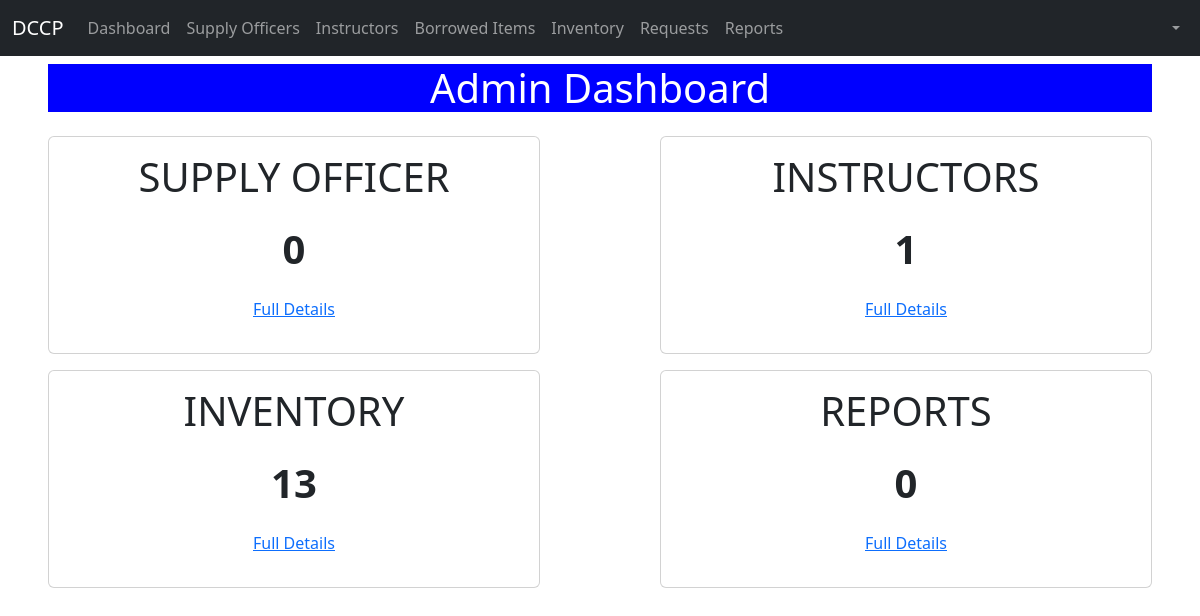
The app's page /admin-dashboard.php (signed in), older data.
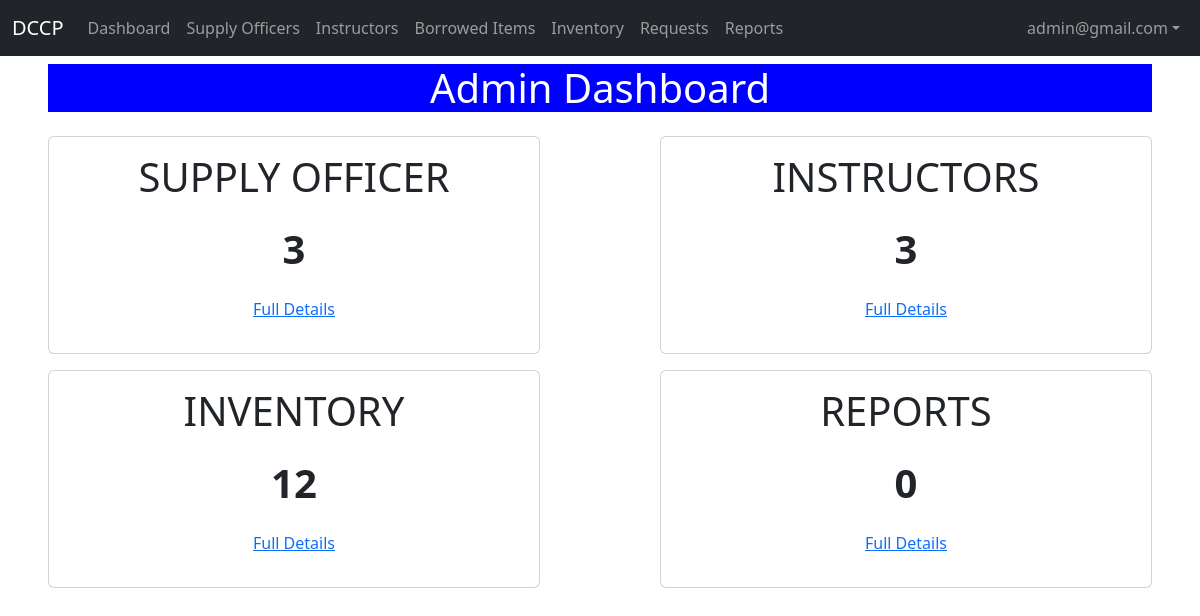
The same page, newer data.
### tables this page shows
CREATE TABLE `account` (
  `UID` int(11) NOT NULL,
  `username` text NOT NULL,
  `password` text NOT NULL,
  `email` text NOT NULL,
  `user_type` text NOT NULL
);

### admin-dashboard.php (the view, shortened to what this page needs)
<?php
	include_once("config.php");
    $name = $_SESSION['username'];
    $email_query = mysqli_query($mysqli, "SELECT * FROM account WHERE username = '$name'");
    if($email_query) {
        $row = mysqli_fetch_array($email_query);
        $email = $row['email'];
    } else {
        $email = "Email not found";
    }
?>
<!DOCTYPE html>
<html>
<head>
</head>
<body>
	<link href="https://cdn.jsdelivr.net/npm/bootstrap@5.3.2/dist/css/bootstrap.min.css" rel="stylesheet">
	<nav class="navbar navbar-expand-sm bg-dark navbar-dark">
		<div class="container-fluid">
			<a class="navbar-brand" href="#">DCCP</a>
			<div class="collapse navbar-collapse" id="collapsibleNavbar">
				<ul class="navbar-nav">
					<li class="nav-item">
						<a class="nav-link" href="admin-dashboard.php">Dashboard</a>
					</li>
					<li class="nav-item">
						<a class="nav-link" href="supply_officer.php">Supply Officers</a>
					</li>
					<li class="nav-item">
						<a class="nav-link" href="instructor.php">Instructors</a>
					</li>
					<li class="nav-item">
						<a class="nav-link" href="borrowed_items.php">Borrowed Items</a>
					</li>
					<li class="nav-item">
						<a class="nav-link" href="index.php">Inventory</a>
					</li>
					<li class="nav-item">
						<a class="nav-link" href="request.php">Requests</a>
					</li>
					<li class="nav-item">
						<a class="nav-link" href="reports.php">Reports</a>
					</li>
				</ul>
				<div class="collapse navbar-collapse justify-content-end" id="navbarCollapse">
					<ul class="navbar-nav">
						<li class="nav-item">
						<li class="nav-item dropdown">
							<a class="nav-link dropdown-toggle" href="#" role="button" data-bs-toggle="dropdown"><?php echo $email;?></a>
						</li>
						</li>
					</ul>
				</div>
			</div>
		</div>
	</nav>
	<div class="col-sm-12" style="text-align:center;color:black">
		<div class="well ms-5 me-5 mt-2" style="text-align:center;background:blue;color:white">
			<h1>Admin Dashboard</h1>
		</div>
		<div class="row">
			<div class="col-sm-6">
				<div class="well">
					<div class="card ms-5 me-5 mt-3 p-3">
						<h1>SUPPLY OFFICER</h1>
						<p>
						<h1><b>
							<?php
    $rs = mysqli_query($mysqli, "SELECT * FROM account WHERE user_type = 'supply_user'");
    $rowCount = mysqli_num_rows($rs);
    echo $rowCount;
?>
						</b></h1>
						</p>
						<p><a href="supply_officer.php">Full Details</a></p>
					</div>
				</div>
			</div>
			<div class="col-sm-6">
				<div class="well">
					<div class="card ms-5 me-5 mt-3 p-3">
						<h1>INSTRUCTORS</h1>
						<p>
						<h1><b>
							<?php
    $rs = mysqli_query($mysqli, "SELECT * FROM account WHERE user_type = 'user'");
    $rowCount = mysqli_num_rows($rs);
    echo $rowCount;
?>
						</b></h1>
						</p>
						<p><a href="instructor.php">Full Details</a></p>
					</div>
				</div>
			</div>
			<div class="col-sm-6">
				<div class="well">
					<div class="card ms-5 me-5 mt-3 p-3">
						<h1>INVENTORY</h1>
						<?php
						include_once("config.php");
						$dash_category_query = "SELECT * from inventory";
						$dash_category_query_run = mysqli_query($mysqli, $dash_category_query);
						if ($category_total = mysqli_num_rows($dash_category_query_run)) {
							echo '<p><h1><b>' . $category_total . ' </b></h1></p> ';
						} else {
							echo '<p><h1><b> No Data </b></h1></p> ';
						}
						?>
						<p><a href="index.php">Full Details</a></p>
					</div>
				</div>
			</div>
			<div class="col-sm-6">
				<div class="well">
					<div class="card ms-5 me-5 mt-3 p-3">
						<h1>REPORTS</h1>
						<p>
						<h1><b>
							<?php
    $rs = mysqli_query($mysqli, "SELECT * FROM inventory WHERE request = '1'");
    $rowCount = mysqli_num_rows($rs);
    echo $rowCount;
?>
						</b></h1>
						</p>
						<p><a href="reports.php">Full Details</a></p>
					</div>
				</div>
			</div>
		</div>
	</div>
</body>
</html>

Row changes from the older to the newer data that the page shows:
now on this page (row edited): account: email "admin@gmail.com"
Text that changed along with them:
$rowCount: "0" → "3"
$rowCount: "1" → "3"
$category_total: "13" → "12"
